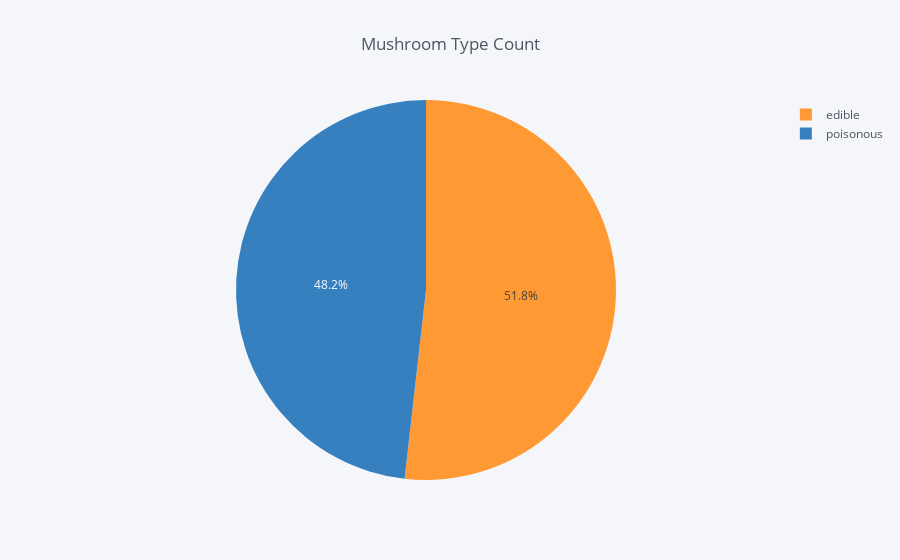

Source (notebook cell):
### Code cell
mushroom_class_count.iplot(kind='pie', labels='class', values='count', title='Mushroom Type Count', theme='pearl')

### Figure 1 — Plotly figure (JSON) as saved in the notebook; plotly's stock layout.template omitted (floating-point values rounded to 4 significant figures)
{"data": [{"labels": ["edible", "poisonous"], "marker": {"colors": ["rgba(255, 153, 51, 1.0)", "rgba(55, 128, 191, 1.0)"]}, "name": "", "type": "pie", "values": [4208, 3916]}], "layout": {"legend": {"bgcolor": "#F5F6F9", "font": {"color": "#4D5663"}}, "paper_bgcolor": "#F5F6F9", "plot_bgcolor": "#F5F6F9", "title": "Mushroom Type Count", "titlefont": {"color": "#4D5663"}}}
